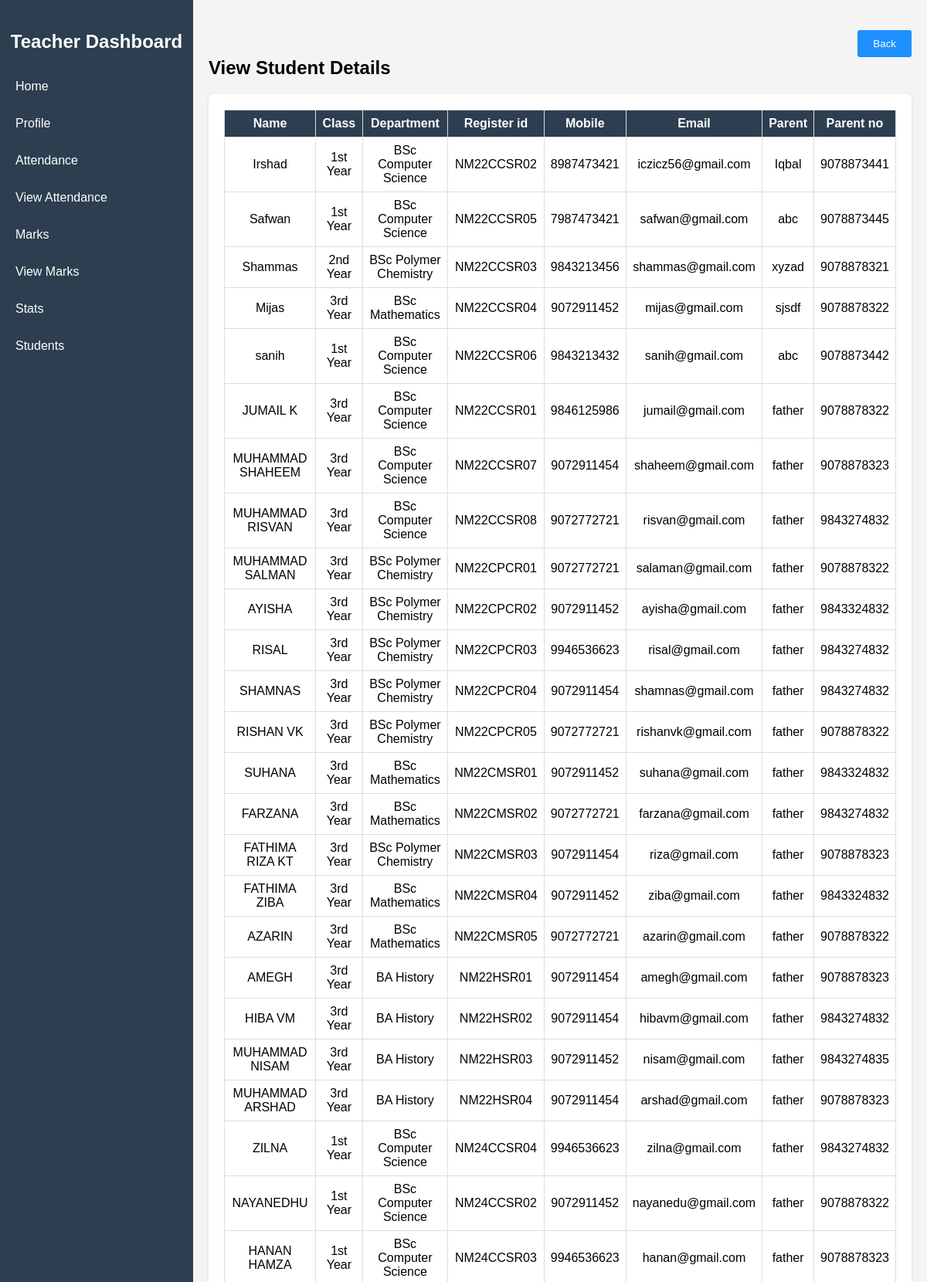
The page /student-details/ (upper part) on the database its author committed.
### GradeWireapp/models.py (models this page shows, shortened)
class Student(models.Model):
    name = models.CharField(max_length=30)
    Class = models.CharField(max_length=20)
    department = models.ForeignKey(Course, on_delete=models.CASCADE)  # Changed to ForeignKey    register_id = models.CharField(max_length=30,unique=True)
    register_id = models.CharField(max_length=30, unique=True)
    mobile = models.CharField(max_length=10)
    email = models.EmailField(unique=True)
    parent = models.CharField(max_length=30)
    parent_no = models.CharField(max_length=10)  # Changed from IntegerField to CharField
    password = models.CharField(max_length=15)
    full_day_attendance = models.PositiveIntegerField(default=0)  # To store full-day attendance count
    is_approved = models.BooleanField(default=False)

class Course(models.Model):
    course_id = models.CharField(max_length=30,unique=True)
    course_name = models.CharField(max_length=30,unique=True,default= ' ')
    duration = models.CharField(max_length=25, default='3 Year', blank=True, null=True)
    def __str__(self):
        return self.course_name

### GradeWireapp/views.py (the view)
# urls.py: path('student-details/', views.detail_student_view,name='StudentDetail'),
def detail_student_view(request):
    students = models.Student.objects.all()
    return render(request, 'teach_st_details.html',{'student':students})

### templates/teach_st_details.html (shortened to what this page needs)
{% load static %}
<!DOCTYPE html>
<html lang="en">
<head>
    <link rel="stylesheet" type="text/css" href="{% static 'assets/css/teach-style.css'%}">
</head>
<body>
        <div class="menu-toggle" onclick="toggleSidebar()">☰ Menu</div>
        <div class="sidebar">
            <h2>Teacher Dashboard</h2>
            <a href="{% url 'teachHome' %}" >Home</a>
            <a href="{% url 'teacherProfile' %}" >Profile</a>
            <a href="{% url 'teachStAttendance' %}" >Attendance</a>
            <a href="{% url 'view_student_attendance' %}" > View Attendance</a>
            <a href="{% url 'teachStMarks' %}" >Marks</a>
            <a href="{% url 'view_student_marks' %}">View Marks</a>
            <a href="{% url 'teachStStats' %}">Stats</a>
            <a href="{% url 'StudentDetail' %}" >Students</a>
        </div>
        <div class="main-content">
            <button class="back-button" onclick="history.back()">Back</button>
<div id="students" class="section">
    <h2>View Student Details</h2>
    <div class="attendance-table">
        <table>
            <thead>
                <tr>
                    <th>Name</th>
                    <th>Class</th>
                    <th>Department</th>
                    <th>Register id</th>
                    <th>Mobile</th>
                    <th>Email</th>
                    <th>Parent</th>
                    <th>Parent no</th>
                </tr>
            </thead>
            <tbody id="studentTableBody">
                {% for s in student %}
                <tr>
                    <td>{{s.name}}</td>
                    <td>{{s.Class}}</td>
                    <td>{{s.department}}</td>
                    <td>{{s.register_id}}</td>
                    <td>{{s.mobile}}</td>
                    <td>{{s.email}}</td>
                    <td>{{s.parent}}</td>
                    <td>{{s.parent_no}}</td>
                </tr>
                {% endfor %}
            </tbody>
        </table>
        </div>
</div>
    </div>
</body>
</html>

### static/assets/css/teach-style.css (style rules this page uses)
body { font-family: Arial, sans-serif; margin: 0; background-color: #f4f4f4; }
.sidebar { position: fixed; top: 0; left: 0; width: 250px; height: 100%; background-color: #2c3e50; color: white; display: flex; flex-direction: column; padding-top: 20px; transition: transform 0.3s ease; }
.sidebar h2 { text-align: center; font-size: 24px; margin-bottom: 20px; color: #ffffff; }
.sidebar a { color: white; text-decoration: none; display: block; padding: 10px; margin: 5px 10px; border-radius: 5px; transition: background-color 0.3s; cursor: pointer; }
.main-content { margin-left: 250px; padding: 20px; transition: margin-left 0.3s ease; }
h2 { font-size: 24px; margin-bottom: 20px; }
.attendance-table { margin-top: 20px; background-color: #ffffff; box-shadow: 0 2px 5px rgba(0, 0, 0, 0.1); border-radius: 8px; padding: 20px; }
.attendance-table table { width: 100%; border-collapse: collapse; }
.attendance-table table th, .attendance-table table td { padding: 8px; border: 1px solid #ddd; text-align: center; }
.attendance-table table th { background-color: #2c3e50; color: white; }

### templates/teach_st_details.html (style rules this page uses)
.main-content { position: relative; padding: 20px; transition: margin-left 0.3s ease; }
.back-button { position: absolute; top: 20px; right: 20px; padding: 10px 20px; cursor: pointer; color: #fff; background-color: #1e90ff; border:none; border-radius: 3px; }
.section { margin-top: 35px; }

### rows shown on the page
Student: name "Irshad", Class "1st Year", department "BSc Computer Science", register_id "NM22CCSR02", mobile "8987473421", email "iczicz56@gmail.com", parent "Iqbal", parent_no "9078873441"
Student: name "Safwan", Class "1st Year", department "BSc Computer Science", register_id "NM22CCSR05", mobile "7987473421", email "safwan@gmail.com", parent "abc", parent_no "9078873445"
Student: name "Shammas", Class "2nd Year", department "BSc Polymer Chemistry", register_id "NM22CCSR03", mobile "9843213456", email "shammas@gmail.com", parent "xyzad", parent_no "9078878321"
Student: name "Mijas", Class "3rd Year", department "BSc Mathematics", register_id "NM22CCSR04", mobile "9072911452", email "mijas@gmail.com", parent "sjsdf", parent_no "9078878322"
Student: name "sanih", Class "1st Year", department "BSc Computer Science", register_id "NM22CCSR06", mobile "9843213432", email "sanih@gmail.com", parent "abc", parent_no "9078873442"
Student: name "JUMAIL K", Class "3rd Year", department "BSc Computer Science", register_id "NM22CCSR01", mobile "9846125986", email "jumail@gmail.com", parent "father", parent_no "9078878322"
Student: name "MUHAMMAD SHAHEEM", Class "3rd Year", department "BSc Computer Science", register_id "NM22CCSR07", mobile "9072911454", email "shaheem@gmail.com", parent "father", parent_no "9078878323"
Student: name "MUHAMMAD RISVAN", Class "3rd Year", department "BSc Computer Science", register_id "NM22CCSR08", mobile "9072772721", email "risvan@gmail.com", parent "father", parent_no "9843274832"
Student: name "MUHAMMAD SALMAN", Class "3rd Year", department "BSc Polymer Chemistry", register_id "NM22CPCR01", mobile "9072772721", email "salaman@gmail.com", parent "father", parent_no "9078878322"
Student: name "AYISHA", Class "3rd Year", department "BSc Polymer Chemistry", register_id "NM22CPCR02", mobile "9072911452", email "ayisha@gmail.com", parent "father", parent_no "9843324832"
Student: name "RISAL", Class "3rd Year", department "BSc Polymer Chemistry", register_id "NM22CPCR03", mobile "9946536623", email "risal@gmail.com", parent "father", parent_no "9843274832"
Student: name "SHAMNAS", Class "3rd Year", department "BSc Polymer Chemistry", register_id "NM22CPCR04", mobile "9072911454", email "shamnas@gmail.com", parent "father", parent_no "9843274832"
Student: name "RISHAN VK", Class "3rd Year", department "BSc Polymer Chemistry", register_id "NM22CPCR05", mobile "9072772721", email "rishanvk@gmail.com", parent "father", parent_no "9078878322"
Student: name "SUHANA", Class "3rd Year", department "BSc Mathematics", register_id "NM22CMSR01", mobile "9072911452", email "suhana@gmail.com", parent "father", parent_no "9843324832"
Student: name "FARZANA", Class "3rd Year", department "BSc Mathematics", register_id "NM22CMSR02", mobile "9072772721", email "farzana@gmail.com", parent "father", parent_no "9843274832"
Student: name "FATHIMA RIZA KT", Class "3rd Year", department "BSc Polymer Chemistry", register_id "NM22CMSR03", mobile "9072911454", email "riza@gmail.com", parent "father", parent_no "9078878323"
Student: name "FATHIMA ZIBA", Class "3rd Year", department "BSc Mathematics", register_id "NM22CMSR04", mobile "9072911452", email "ziba@gmail.com", parent "father", parent_no "9843324832"
Student: name "AZARIN", Class "3rd Year", department "BSc Mathematics", register_id "NM22CMSR05", mobile "9072772721", email "azarin@gmail.com", parent "father", parent_no "9078878322"
Student: name "AMEGH", Class "3rd Year", department "BA History", register_id "NM22HSR01", mobile "9072911454", email "amegh@gmail.com", parent "father", parent_no "9078878323"
Student: name "HIBA VM", Class "3rd Year", department "BA History", register_id "NM22HSR02", mobile "9072911454", email "hibavm@gmail.com", parent "father", parent_no "9843274832"
Student: name "MUHAMMAD NISAM", Class "3rd Year", department "BA History", register_id "NM22HSR03", mobile "9072911452", email "nisam@gmail.com", parent "father", parent_no "9843274835"
Student: name "MUHAMMAD ARSHAD", Class "3rd Year", department "BA History", register_id "NM22HSR04", mobile "9072911454", email "arshad@gmail.com", parent "father", parent_no "9078878323"
Student: name "ZILNA", Class "1st Year", department "BSc Computer Science", register_id "NM24CCSR04", mobile "9946536623", email "zilna@gmail.com", parent "father", parent_no "9843274832"
Student: name "NAYANEDHU", Class "1st Year", department "BSc Computer Science", register_id "NM24CCSR02", mobile "9072911452", email "nayanedu@gmail.com", parent "father", parent_no "9078878322"
Student: name "HANAN HAMZA", Class "1st Year", department "BSc Computer Science", register_id "NM24CCSR03", mobile "9946536623", email "hanan@gmail.com", parent "father", parent_no "9078878323"
